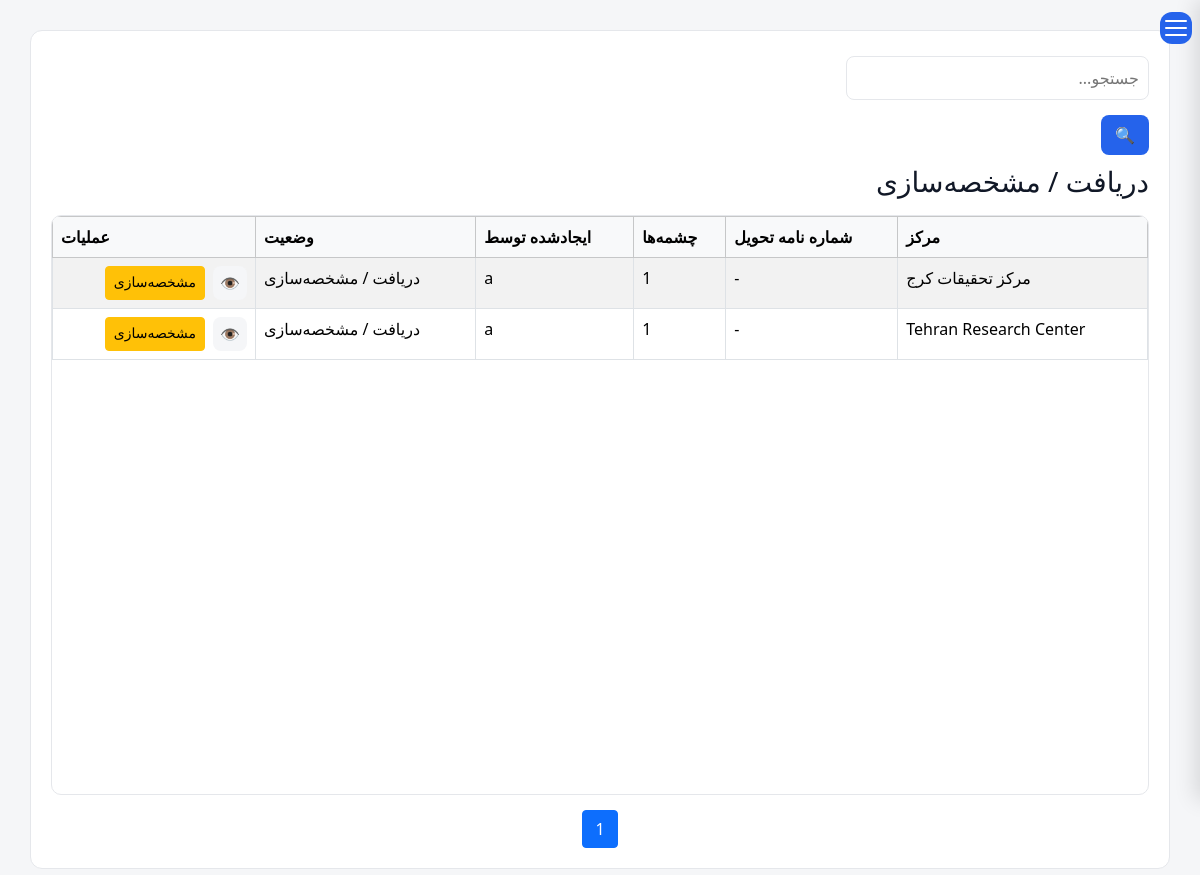
Before: /receive-source/queue/receiving/ (signed in) with the older database file.
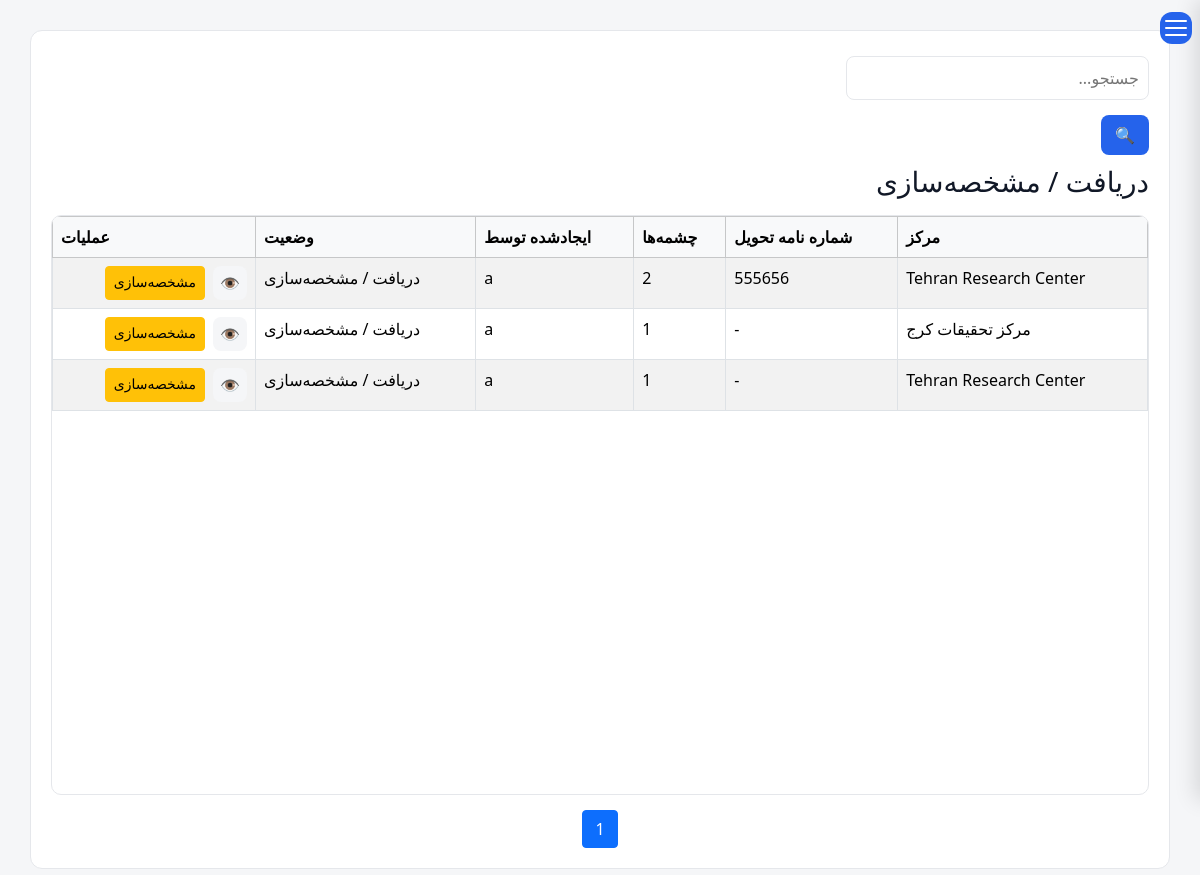
After: the same page with the newer database file.
### receive_source/models.py (models this page shows, shortened)
class ReceiveRequest(models.Model):
    facility = models.ForeignKey(
        FacilityModel,
        verbose_name=_("Delivering Facility"),
        on_delete=models.PROTECT,
        related_name="receive_requests",
    )
    delivery_letter_number = models.CharField(
        _("Delivery Letter Number"),
        max_length=100,
        blank=True,
        null=True,
    )
    delivery_letter_date = models.DateField(
        _("Delivery Letter Date"),
        blank=True,
        null=True,
    )
    distance_to_tehran_km = models.DecimalField(
        _("Estimated Distance to Tehran Office (km)"),
        max_digits=8,
        decimal_places=2,
        blank=True,
        null=True,
    )
    status = models.CharField(
        _("Status"),
        max_length=25,
        choices=ReceiveStatus.choices,
        default=ReceiveStatus.DRAFT,
    )
    status_date = models.DateTimeField(
        _("Status Date"),
        null=True,
        blank=True,
    )
    specification_completed = models.BooleanField(
        _("Specification Completed"),
        default=False,
    )
    discount_requested = models.BooleanField(
        _("Discount Requested"),
        default=False,
    )
    discount_notes = models.TextField(
        _("Discount Notes"),
        blank=True,
        null=True,
    )
    description = models.TextField(
        _("Description"),
        blank=True,
    )
    created_by = models.ForeignKey(
        settings.AUTH_USER_MODEL,
        verbose_name=_("Created By"),
        on_delete=models.PROTECT,
        related_name="receive_requests_created",
    )
    created_at = models.DateTimeField(_("Created At"), auto_now_add=True)
    updated_at = models.DateTimeField(_("Updated At"), auto_now=True)
    history = HistoricalRecords()
    class Meta:
        ordering = ["-created_at"]
        verbose_name = _("Receive Request")
        verbose_name_plural = _("Receive Requests")

### facilities/models.py (models this page shows, shortened)
class FacilityModel(models.Model):
    name = models.CharField(
        _("Facility Name"),
        max_length=255, blank=True,null=True
    )
    responsible_person = models.CharField(
        _("Responsible Person"),
        max_length=150, blank=True,null=True
    )
    telephone = models.CharField(
        _("Telephone"),
        max_length=50, blank=True,null=True
    )
    email = models.EmailField(
        _("Email"),
        blank=True,null=True
    )
    address1 = models.CharField(
        _("Address Line 1"),
        max_length=255, blank=True,null=True
    )
    address2 = models.CharField(
        _("Address Line 2"),
        max_length=255,
         blank=True,null=True
    )
    postal_code = models.CharField(
        _("Postal Code"),
        max_length=20,
         blank=True,null=True
    )
    national_id = models.CharField(
        _("National ID"),
        max_length=50,
         blank=True,null=True
    )
    economic_code = models.CharField(
        _("Economic Code"),
        max_length=50,
         blank=True,null=True
    )
    created_at = models.DateTimeField(
        _("Created At"),
        auto_now_add=True
    )
    updated_at = models.DateTimeField(
        _("Updated At"),
        auto_now=True
    )
    class Meta:
        ordering = ["name"]
        verbose_name = _("Facility")
        verbose_name_plural = _("Facilities")
        constraints = [
            models.UniqueConstraint(
                fields=["national_id"],
                name="unique_facility_national_id",
                condition=models.Q(national_id__isnull=False),
            ),
            models.UniqueConstraint(
                fields=["postal_code"],
                name="unique_facility_postal_code",
                condition=models.Q(postal_code__isnull=False),
            ),
            models.UniqueConstraint(
                fields=["economic_code"],
                name="unique_facility_economic_code",
                condition=models.Q(economic_code__isnull=False),
            ),
        ]

### receive_source/views.py (the view)
# urls.py: path("queue/receiving/", views.receiving_queue, name="receive_receiving_queue"),
def receiving_queue(request):
    return _queue(request, ReceiveStatus.RECEIVING, _("Receiving / Characterization"))

### receive_source/views.py (called while the page is built)
def _queue(request, status, page_title):
    queryset = (
        ReceiveRequest.objects
        .select_related("facility", "created_by")
        .prefetch_related("sources")
        .filter(status=status)
        .order_by("-created_at")
    )
    search = request.GET.get("search", "")
    if search:
        queryset = queryset.filter(
            Q(facility__name__icontains=search) | Q(delivery_letter_number__icontains=search)
        )
    paginator = Paginator(queryset, 15)
    page_obj = paginator.get_page(request.GET.get("page"))
    return render(
        request,
        "receive_source/receive_queue.html",
        {"page_title": page_title, "page_obj": page_obj, "search": search},
    )

### templates/receive_source/receive_queue.html (shortened to what this page needs)
{% extends 'base.html' %}
{% load i18n %}
{% block content %}
<div class="content">
<div class="table-header">
    <div class="header-group">
        <form method="get">
            <input type="text" name="search" placeholder="{% trans 'Search...' %}" value="{{ search }}">
            <button type="submit">🔍</button>
        </form>
    </div>
</div>
<h3 class="mb-3">{{ page_title }}</h3>
<div class="table-scroll">
<table class="table table-bordered table-striped">
<thead class="table-light">
<tr>
    <th>{% trans "Facility" %}</th>
    <th>{% trans "Delivery Letter Number" %}</th>
    <th>{% trans "Sources" %}</th>
    <th>{% trans "Created By" %}</th>
    <th>{% trans "Status" %}</th>
    <th>{% trans "Action" %}</th>
</tr>
</thead>
<tbody>
{% for req in page_obj %}
<tr>
    <td>{{ req.facility.name }}</td>
    <td>{{ req.delivery_letter_number|default:"-" }}</td>
    <td>{{ req.sources.count }}</td>
    <td>{{ req.created_by }}</td>
    <td>{{ req.get_status_display }}</td>
    <td>
        <div class="d-flex gap-2">
            <a href="{% url 'receive_detail' req.pk %}" class="icon-btn" title="{% trans 'View' %}">👁</a>
            {% if req.status == "WAITING_MANAGER_INPUT" %}
                <a href="{% url 'receive_manager_input' req.pk %}" class="btn btn-sm btn-warning">{% trans "Fill In Data" %}</a>
            {% elif req.status == "WAITING_MANAGER" or req.status == "WAITING_CONTROL" or req.status == "WAITING_DEPUTY" or req.status == "WAITING_CEO" %}
                <a href="{% url 'receive_sign' req.pk %}" class="btn btn-sm btn-primary">{% trans "Sign" %}</a>
            {% elif req.status == "CONTRACTS" %}
                <a href="{% url 'receive_contract_create' req.pk %}" class="btn btn-sm btn-success">{% trans "Contract" %}</a>
            {% elif req.status == "FINANCE" %}
                <a href="{% url 'receive_payment_update' req.pk %}" class="btn btn-sm btn-success">{% trans "Payment" %}</a>
            {% elif req.status == "RECEIVING" %}
                <a href="{% url 'receive_characterization' req.pk %}" class="btn btn-sm btn-warning">{% trans "Characterize" %}</a>
            {% endif %}
        </div>
    </td>
</tr>
{% empty %}
<tr><td colspan="6" class="text-center">{% trans "Nothing here right now." %}</td></tr>
{% endfor %}
</tbody>
</table>
</div>
<div class="pagination">
    <span class="current">{{ page_obj.number }}</span>
</div>
</div>
{% endblock %}

Changed rows visible on the page:
added ReceiveRequest: facility.name "Tehran Research Center", delivery_letter_number "555656", sources.count "2", created_by "a", status "دریافت / مشخصه‌سازی"
